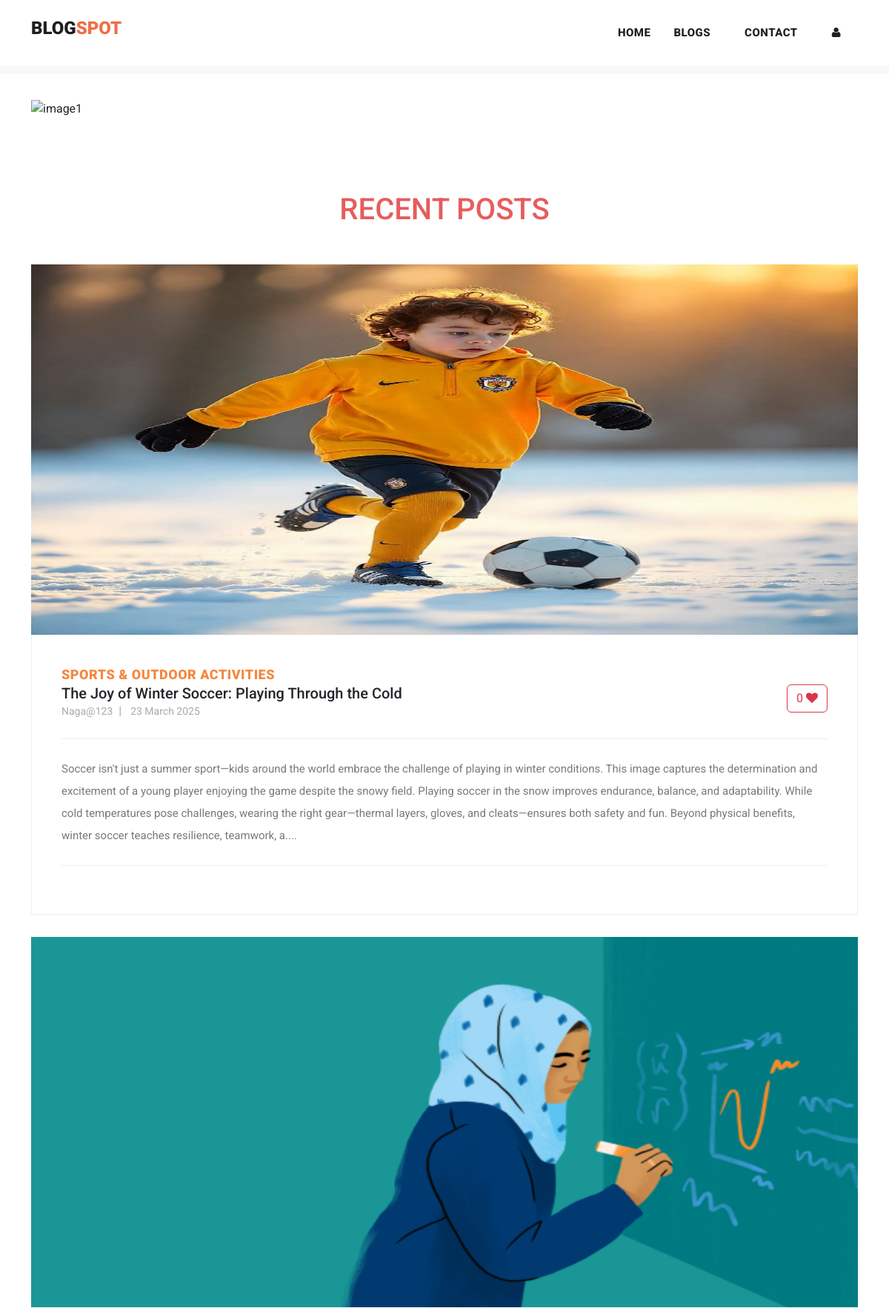
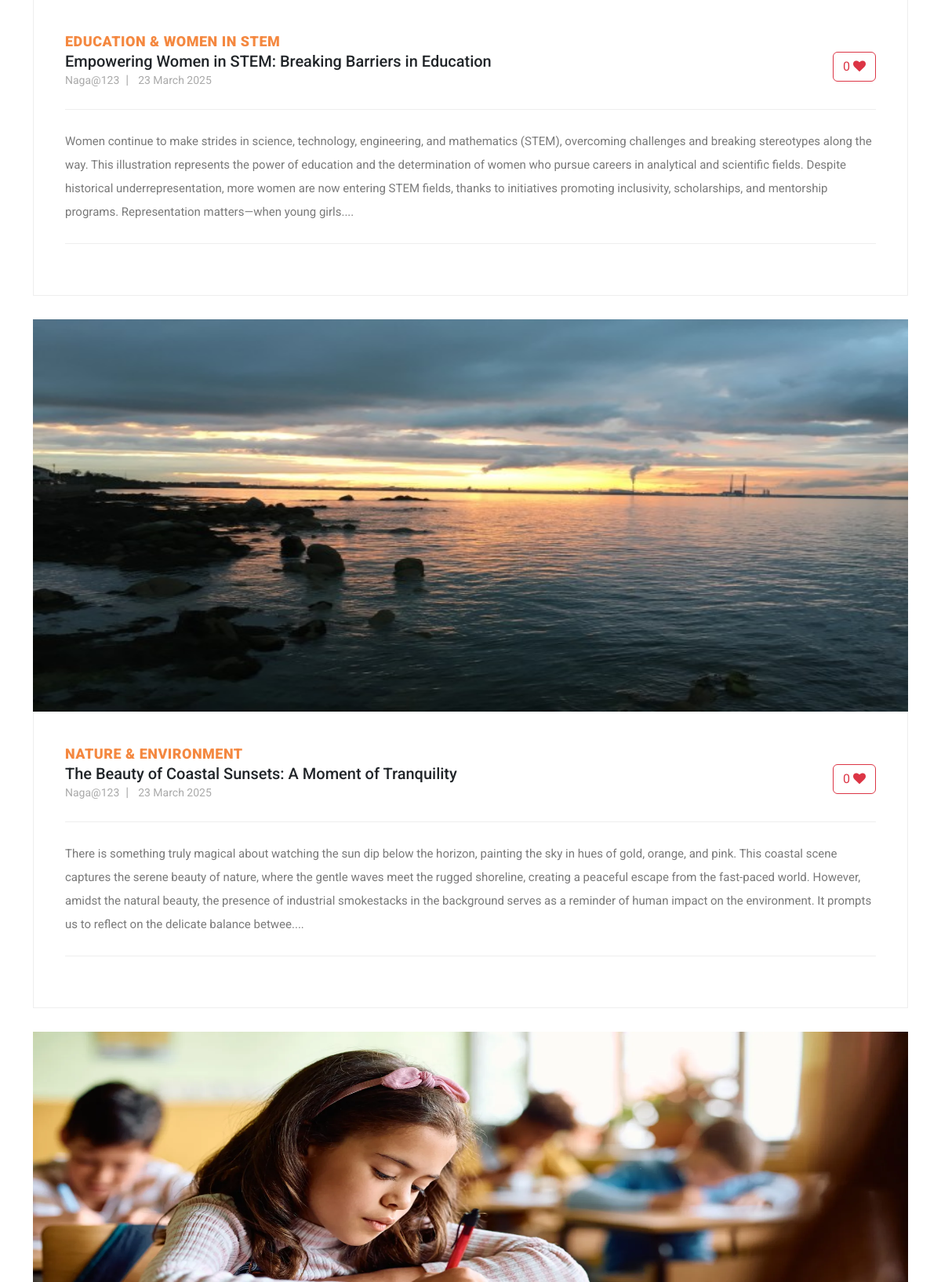
Page /blog (upper part) on the committed database (2 pictures, top to bottom).
### myapp/models.py (models this page shows, shortened)
class Post(models.Model):
    postname = models.CharField(max_length=600)
    category = models.CharField(max_length=600)
    image = models.ImageField(upload_to='images/posts',blank=True,null=True)
    content = models.CharField(max_length=100000)
    time = models.CharField(default=time,max_length=100, blank=True)
    likes = models.IntegerField(null=True,blank=True,default=0)
    user = models.ForeignKey(User,on_delete=models.CASCADE)

### myapp/views.py (the view)
# urls.py: path("blog",views.blog,name="blog"),
def blog(request):
    return render(request,"blog.html",{
            'posts':Post.objects.filter(user_id=request.user.id).order_by("id").reverse(),
            'top_posts':Post.objects.all().order_by("-likes"),
            'recent_posts':Post.objects.all().order_by("-id"),
            'user':request.user,
            'media_url':settings.MEDIA_URL
        })

### templates/blog.html (shortened to what this page needs)
{% load static %}
<!DOCTYPE html>
<html lang="en">
<head>
  <link href="{% static 'vendor/bootstrap/css/bootstrap.min.css' %}" rel="stylesheet">
  <link href="https://cdn.jsdelivr.net/npm/bootstrap@5.3.1/dist/css/bootstrap.min.css" rel="stylesheet"
>
  <link rel="stylesheet" href="{% static 'assets/css/fontawesome.css' %}">
  <link rel="stylesheet" href="{% static 'assets/css/templatemo-stand-blog.css' %}">
  <link rel="stylesheet" href="{% static 'assets/css/owl.css' %}">
  <link rel="stylesheet" href="{% static 'assets/css/styles.css' %}">
</head>
<body>
  {%include 'header.html'%}
  <div class="container mt-5 carousel">
    <div id="carouselExampleCaptions" class="carousel slide">
      <div class="carousel-indicators">
        <button type="button" data-bs-target="#carouselExampleCaptions" data-bs-slide-to="0" class="active"
          aria-current="true" aria-label="Slide 1"></button>
        <button type="button" data-bs-target="#carouselExampleCaptions" data-bs-slide-to="1"
          aria-label="Slide 2"></button>
        <button type="button" data-bs-target="#carouselExampleCaptions" data-bs-slide-to="2"
          aria-label="Slide 3"></button>
        <button type="button" data-bs-target="#carouselExampleCaptions" data-bs-slide-to="3"
          aria-label="Slide 4"></button>
      </div>
      <div class="carousel-inner">
        <div class="carousel-item active">
          <img src="{% static 'assets/images/img1.jpg' %}" alt="image1">
          <div class="carousel-caption d-none d-md-block">
          </div>
        </div>
      </div>
      <button class="carousel-control-prev" type="button" data-bs-target="#carouselExampleCaptions"
        data-bs-slide="prev">
        <span class="carousel-control-prev-icon" aria-hidden="true"></span>
      </button>
      <button class="carousel-control-next" type="button" data-bs-target="#carouselExampleCaptions"
        data-bs-slide="next">
        <span class="carousel-control-next-icon" aria-hidden="true"></span>
      </button>
    </div>
  </div>
  <section class="blog-posts">
    <div class="container">
      <h3 class="text-center" style="margin: 50px; font-size: 40px; color: rgb(231, 92, 92);">RECENT POSTS</h3>
      <div class="row">
        <div class="col-lg-12">
          <div class="all-blog-posts">
            <div class="row">
              {% for post in recent_posts %}
              <div class="col-lg-12">
                <div class="blog-post">
                  <div class="blog-thumb">
                    <img src="{{media_url}}{{post.image}}" alt="" style="height: 500px;">
                  </div>
                  <div class="down-content">
                    <span>{{post.category}}</span>
                    <form method="post" action="{% url 'increaselikes' post.id %}">
                      <button class="float-right btn btn-outline-danger" type="submit ">
                        {{post.likes}} <i class="fa fa-heart"></i></button>
                    </form>
                    <a href="{% url 'post' post.id %}" class="text-decoration-none text-dark">
                      <h5>{{post.postname}}</h5>
                    </a>
                    <ul class="post-info">
                      <li><a href="#">{{post.user}}</a></li>
                      <li><a href="#">{{post.time}}</a></li>
                    </ul>
                    <p style="max-width: 100%;">{{post.content|slice:"0:500"}}....</p>
                  </div>
                </div>
              </div>
              {% endfor %}
            </div>
          </div>
        </div>
      </div>
    </div>
  </section>
</body>
</html>

### static/assets/css/templatemo-stand-blog.css (style rules this page uses)
body { font-family: 'Roboto', sans-serif; overflow-x: hidden; text-rendering: optimizeLegibility; -webkit-font-smoothing: antialiased; -moz-osx-font-smoothing: grayscale; }
p { margin-bottom: 0px; font-size: 15px; font-weight: 400; color: #7a7a7a; line-height: 30px; }
a { text-decoration: none!important; }
ul { padding: 0; margin: 0; list-style: none; }
h1,h2,h3,h4,h5,h6 { margin: 0px; }
.blog-posts { margin-top: 100px; }
.blog-posts .blog-post { margin-bottom: 30px; }
.blog-posts .blog-thumb img { width: 100%; overflow: hidden; }
.blog-posts .down-content { padding: 40px; border-right: 1px solid #eee; border-left: 1px solid #eee; border-bottom: 1px solid #eee; }
.blog-posts .down-content span { font-size: 18px; text-transform: uppercase; letter-spacing: 0.5px; font-weight: 900; color: #f48840; }
.blog-posts .down-content ul.post-info li { display: inline-block; margin-right: 8px; }
.blog-posts .down-content ul.post-info li:after { content: '|'; color: #aaa; margin-left: 8px; }
.blog-posts .down-content ul.post-info li:last-child::after { display: none; }
.blog-posts .down-content ul.post-info li a { font-size: 14px; color: #aaa; font-weight: 400; transition: all .3s; }
.blog-posts .down-content p { padding: 25px 0px; margin: 25px 0px; border-top: 1px solid #eee; border-bottom: 1px solid #eee; }

### static/assets/css/styles.css (style rules this page uses)
.carousel img { width: 100%; height: 700px; }
.blog-posts .blog-post img, .blog-post img { height: 300px; }

### templates/footer.html (style rules this page uses)
li { text-decoration: none; text-align: left; }
li a { color: rgb(153, 147, 147); }

### rows in the picture
Post: image (picture), category "SPORTS & OUTDOOR ACTIVITIES", likes "0", postname "The Joy of Winter Soccer: Playing Through the Cold", user "Naga@123", time "23 March 2025", content "Soccer isn't just a summer sport—kids around the world embrace the challenge of playing in winter conditions. This image captures the determination and excitement of a young player enjoying the game despite the snowy field. Playing soccer in the snow improves endurance, balance, and adaptability. While cold temperatures pose challenges, wearing the right gear—thermal layers, gloves, and cleats—ensures both safety and fun. Beyond physical benefits, winter soccer teaches resilience, teamwork, a"
Post: image (picture), category "EDUCATION & WOMEN IN STEM", likes "0", postname "Empowering Women in STEM: Breaking Barriers in Education", user "Naga@123", time "23 March 2025", content "Women continue to make strides in science, technology, engineering, and mathematics (STEM), overcoming challenges and breaking stereotypes along the way. This illustration represents the power of education and the determination of women who pursue careers in analytical and scientific fields. Despite historical underrepresentation, more women are now entering STEM fields, thanks to initiatives promoting inclusivity, scholarships, and mentorship programs. Representation matters—when young girls"
Post: image (picture), category "NATURE & ENVIRONMENT", likes "0", postname "The Beauty of Coastal Sunsets: A Moment of Tranquility", user "Naga@123", time "23 March 2025", content "There is something truly magical about watching the sun dip below the horizon, painting the sky in hues of gold, orange, and pink. This coastal scene captures the serene beauty of nature, where the gentle waves meet the rugged shoreline, creating a peaceful escape from the fast-paced world. However, amidst the natural beauty, the presence of industrial smokestacks in the background serves as a reminder of human impact on the environment. It prompts us to reflect on the delicate balance betwee"
Post: image (picture)
